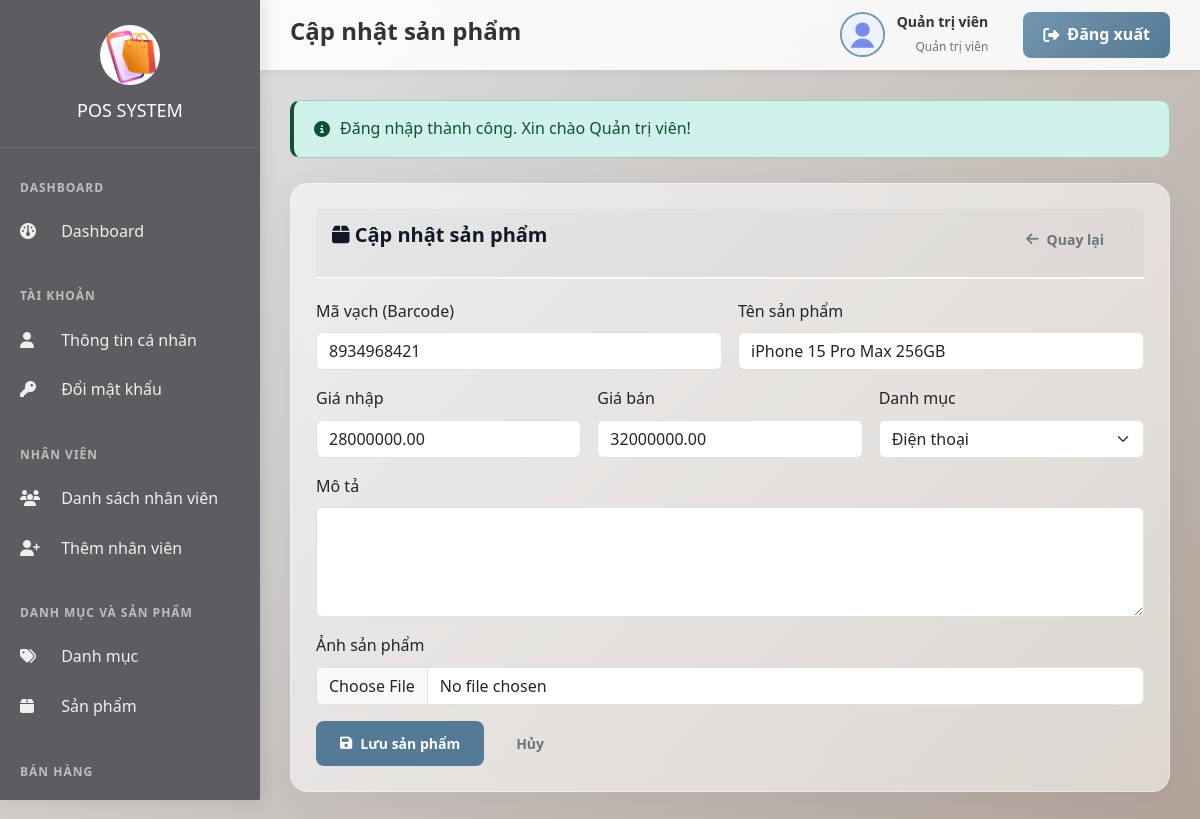
The page /modules/products/add_product.php?id=1 (signed in) on the database as committed earlier.
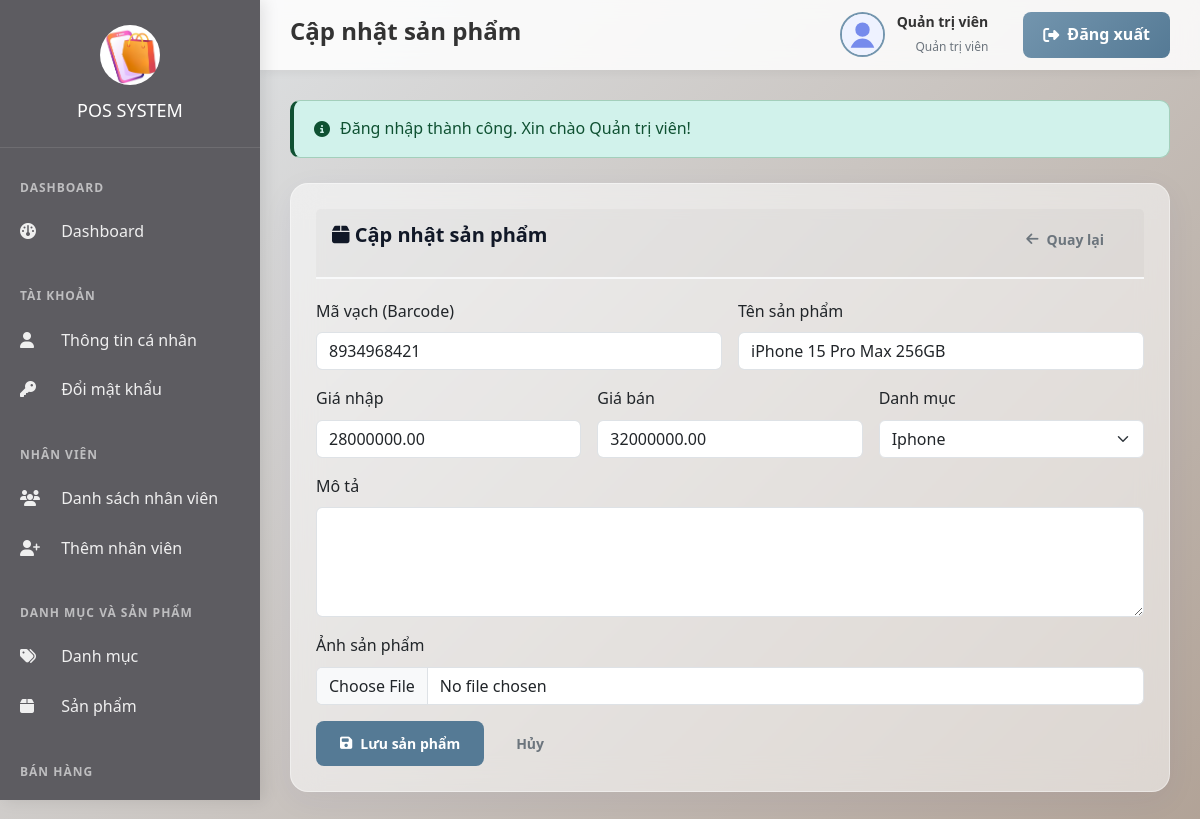
The same page on the database as committed later.
### tables this page shows
CREATE TABLE products (
    id INT PRIMARY KEY AUTO_INCREMENT,
    barcode VARCHAR(50) UNIQUE NOT NULL,
    name VARCHAR(200) NOT NULL,
    price_buy DECIMAL(15,2) NOT NULL COMMENT 'Giá nhập - chỉ admin thấy',
    price_sell DECIMAL(15,2) NOT NULL COMMENT 'Giá bán',
    category_id INT NOT NULL,
    image VARCHAR(255) DEFAULT 'no-image.png',
    description TEXT,
    has_sold TINYINT(1) NOT NULL DEFAULT 0 COMMENT 'Đã từng bán chưa - để kiểm tra xóa',
    created_at TIMESTAMP DEFAULT CURRENT_TIMESTAMP,
    created_by INT,
    updated_at TIMESTAMP DEFAULT CURRENT_TIMESTAMP ON UPDATE CURRENT_TIMESTAMP,
    INDEX idx_barcode (barcode),
    INDEX idx_name (name),
    INDEX idx_category (category_id),
    INDEX idx_has_sold (has_sold),
    FOREIGN KEY (category_id) REFERENCES categories(id) ON DELETE RESTRICT,
    FOREIGN KEY (created_by) REFERENCES users(id) ON DELETE SET NULL
);

CREATE TABLE categories (
    id INT PRIMARY KEY AUTO_INCREMENT,
    name VARCHAR(100) NOT NULL,
    description TEXT,
    created_at TIMESTAMP DEFAULT CURRENT_TIMESTAMP,
    created_by INT,
    updated_at TIMESTAMP DEFAULT CURRENT_TIMESTAMP ON UPDATE CURRENT_TIMESTAMP,
    INDEX idx_name (name),
    FOREIGN KEY (created_by) REFERENCES users(id) ON DELETE SET NULL
);

### config/config.php (called while the page is built, shortened)
<?php
function url($path = '') {
    return BASE_URL . '/' . ltrim($path, '/');
}
function asset($path) {
    $url = ASSETS_URL . '/' . ltrim($path, '/');
    $filePath = BASE_PATH . '/assets/' . ltrim($path, '/');
    if (is_file($filePath)) {
        $url .= '?v=' . filemtime($filePath);
    }
    return $url;
}
function e($value) {
    return htmlspecialchars((string) $value, ENT_QUOTES, 'UTF-8');
}
require_once __DIR__ . '/database.php';

### config/database.php (called while the page is built, shortened)
<?php
function getDbConnection() {
    static $conn = null;
    if ($conn === null) {
        $conn = new mysqli(DB_HOST, DB_USER, DB_PASS, DB_NAME);
        $conn->query("SET time_zone = '+07:00'");
    }
    return $conn;
}
function executeQuery($query, $types = '', $params = []) {
    $conn = getDbConnection();
    $stmt = $conn->prepare($query);
    if (!empty($types) && !empty($params)) {
        $stmt->bind_param($types, ...$params);
    }
    if (!$stmt->execute()) {
        error_log("Execute failed: " . $stmt->error);
        return false;
    }
    return $stmt;
}
function fetchOne($query, $types = '', $params = []) {
    $stmt = executeQuery($query, $types, $params);
    $result = $stmt->get_result();
    $row = $result->fetch_assoc();
    return $row;
}
function fetchAll($query, $types = '', $params = []) {
    $stmt = executeQuery($query, $types, $params);
    $result = $stmt->get_result();
    $rows = $result->fetch_all(MYSQLI_ASSOC);
    return $rows;
}
?>

### modules/products/add_product.php (the view, shortened to what the changed rows need)
<?php
require_once '../../config/config.php';
$pageTitle = 'Thêm sản phẩm';
$productId = (int) ($_GET['id'] ?? 0);
$product = null;
if ($productId > 0) {
    $product = fetchOne('SELECT * FROM products WHERE id = ? LIMIT 1', 'i', [$productId]);
    $pageTitle = 'Cập nhật sản phẩm';
}
$categories = fetchAll('SELECT id, name FROM categories ORDER BY name ASC');
?>
<!DOCTYPE html>
<html lang="vi">
<head>
    <link rel="stylesheet" href="https://cdn.jsdelivr.net/npm/bootstrap@5.3.3/dist/css/bootstrap.min.css">
    <link rel="stylesheet" href="https://cdnjs.cloudflare.com/ajax/libs/font-awesome/6.5.2/css/all.min.css">
    <link rel="stylesheet" href="<?php echo asset('css/style.css'); ?>">
</head>
<body>
    <?php include '../../includes/sidebar.php'; ?>
    <?php include '../../includes/header.php'; ?>
    <div class="main-content">
        <div class="card">
            <div class="card-header">
                <h2 class="card-title"><i class="fas fa-box"></i> <?php echo e($pageTitle); ?></h2>
            </div>
            <?php if (!$categories): ?>
                <div class="alert alert-warning mb-0">
                    <i class="fas fa-exclamation-triangle"></i>
                    <span>Bạn cần tạo danh mục trước khi thêm sản phẩm.</span>
                </div>
            <?php else: ?>
                <form action="process_save_product.php" method="POST" enctype="multipart/form-data" class="row g-3">
                    <div class="col-md-6">
                        <label class="form-label">Mã vạch (Barcode)</label>
                        <input type="text" name="barcode" class="form-control" value="<?php echo e($product['barcode'] ?? ''); ?>" required>
                    </div>
                    <div class="col-md-6">
                        <label class="form-label">Tên sản phẩm</label>
                        <input type="text" name="name" class="form-control" value="<?php echo e($product['name'] ?? ''); ?>" required>
                    </div>
                    <div class="col-md-4">
                        <label class="form-label">Giá nhập</label>
                        <input type="number" name="price_buy" class="form-control" min="0" step="1000" value="<?php echo e($product['price_buy'] ?? ''); ?>" required>
                    </div>
                    <div class="col-md-4">
                        <label class="form-label">Giá bán</label>
                        <input type="number" name="price_sell" class="form-control" min="0" step="1000" value="<?php echo e($product['price_sell'] ?? ''); ?>" required>
                    </div>
                    <div class="col-md-4">
                        <label class="form-label">Danh mục</label>
                        <select name="category_id" class="form-select" required>
                            <?php foreach ($categories as $category): ?>
                                <option value="<?php echo (int) $category['id']; ?>" <?php echo (int) ($product['category_id'] ?? 0) === (int) $category['id'] ? 'selected' : ''; ?>><?php echo e($category['name']); ?></option>
                            <?php endforeach; ?>
                        </select>
                    </div>
                    <div class="col-12">
                        <label class="form-label">Mô tả</label>
                        <textarea name="description" class="form-control" rows="4"><?php echo e($product['description'] ?? ''); ?></textarea>
                    </div>
                    <div class="col-12">
                        <label class="form-label">Ảnh sản phẩm</label>
                        <input type="file" name="image" class="form-control" accept=".jpg,.jpeg,.png,.gif">
                    </div>
                    <div class="col-12 d-flex gap-2">
                        <button type="submit" class="btn btn-primary"><i class="fas fa-save"></i> Lưu sản phẩm</button>
                        <a href="<?php echo url('modules/products/list_products.php'); ?>" class="btn btn-outline-secondary">Hủy</a>
                    </div>
                </form>
            <?php endif; ?>
        </div>
    </div>
</body>
</html>

Rows that differ between the two databases and show on the page:
changed through a linked row, products "iPhone 15 Pro Max 256GB": category_id "Điện thoại" → "Iphone"
